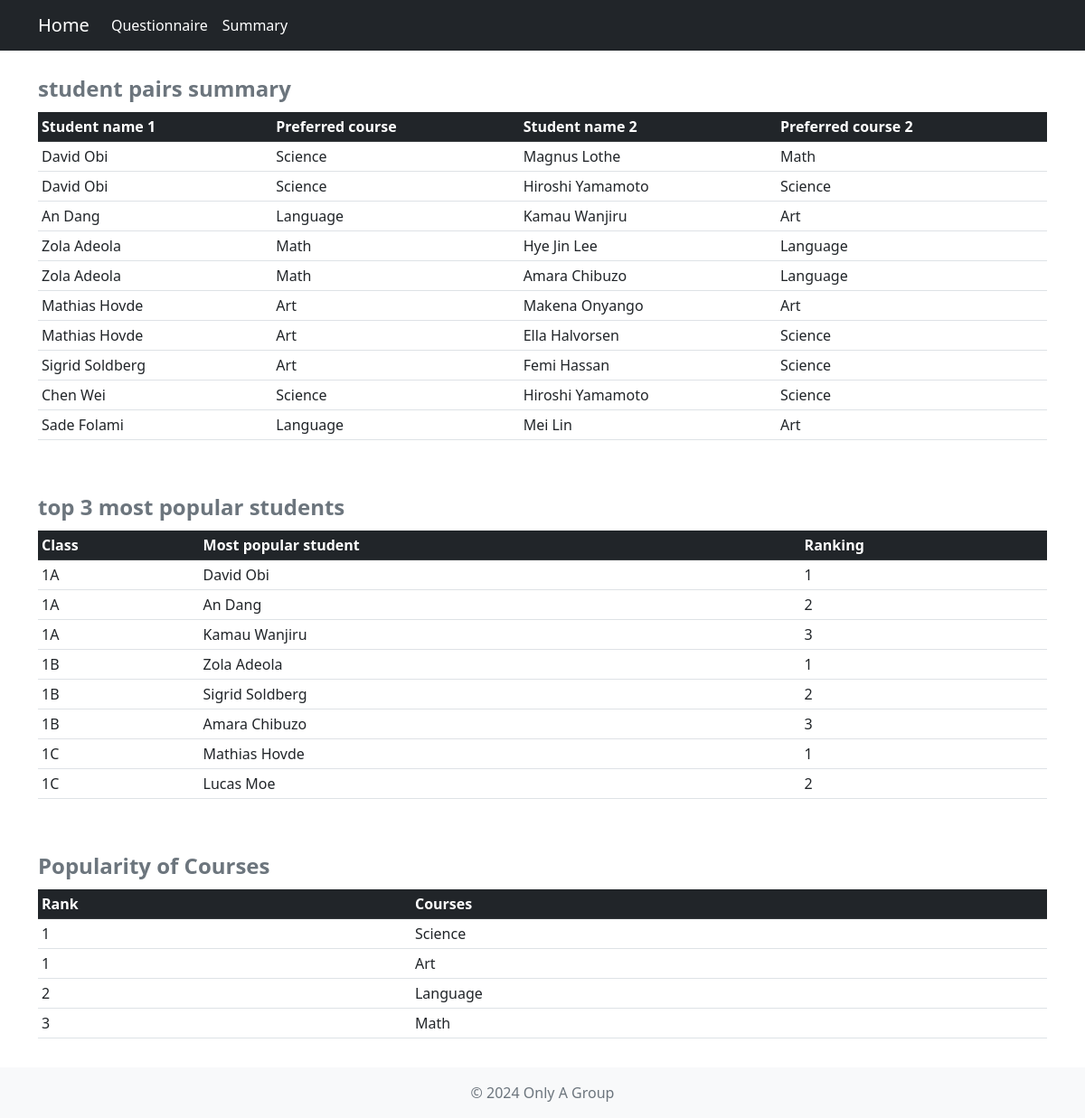
Page /summary on the committed database.
### tables this page shows
CREATE TABLE student
(
  student_name TEXT NOT NULL UNIQUE,
  student_id INTEGER NOT NULL PRIMARY KEY AUTOINCREMENT,
  class_id INTEGER NOT NULL,
  FOREIGN KEY (class_id) REFERENCES class(class_id)
);

CREATE TABLE course
(
  course_id INTEGER NOT NULL PRIMARY KEY AUTOINCREMENT,
  course_name TEXT NOT NULL UNIQUE
);

### app.py (the view)
@app.route('/summary')
def summary():
    cursor = get_db().cursor()
    cursor.execute(
        """
        SELECT s1.student_name, c1.course_name, s2.student_name AS preferred_student_name, c2.course_name AS preferred_student_preferred_course
        FROM (
            SELECT p1.student_id, p1.course_id, p2.student_id AS p2_student_id, p2.course_id AS p2_course_id
            FROM preference AS p1
            JOIN preference AS p2
            ON (p1.preferred_student_id_1=p2.student_id OR p1.preferred_student_id_2=p2.student_id OR p1.preferred_student_id_3=p2.student_id)
            AND (p1.student_id=p2.preferred_student_id_1 OR p1.student_id=p2.preferred_student_id_2 OR p1.student_id=p2.preferred_student_id_3)
            WHERE p1.student_id<p2.student_id
            ) AS a
        JOIN student s1 ON a.student_id=s1.student_id
        JOIN student s2 ON a.P2_student_id=s2.student_id
        JOIN course c1 ON a.course_id=c1.course_id
        JOIN course c2 ON a.p2_course_id=c2.course_id
         """
             )
    student_pairs=cursor.fetchall()
    cursor.execute(
        """
    SELECT class_name, student_name, row
    FROM(
        SELECT c.class_name, s.student_name, COUNT(*) AS counts, ROW_NUMBER() OVER(PARTITION BY c.class_id ORDER BY COUNT(*) DESC) AS row
        FROM student s
        JOIN preference p ON p.preferred_student_id_1=s.student_id
        JOIN class c ON s.class_id=c.class_id
        GROUP BY class_name, student_name
        )
    WHERE row<=3
        """)
    popular_students=cursor.fetchall()
    cursor.execute(
        """
        SELECT DENSE_RANK() OVER (ORDER BY COUNT(*) DESC) AS rank, c.course_name
        FROM course c
        JOIN preference p ON c.course_id=p.course_id
        GROUP BY c.course_id, c.course_name
        ORDER BY COUNT(*) DESC
        """
    )
    popular_courses=cursor.fetchall()
    cursor.close()
    return render_template('summary.html', student_pairs=student_pairs, popular_students=popular_students, popular_courses=popular_courses)

### app.py (called while the page is built)
def get_db():
    if "db" not in g:
        g.db = sqlite3.connect(DATABASE)
        g.db.row_factory = sqlite3.Row  # Checks if database connection is open, if not opens new connection
        g.db.execute("PRAGMA foreign_keys=ON")
    return g.db

### templates/summary.html (shortened to what this page needs)
{% extends "template.html" %}
{% block main %}
<div class="container-lg my-3">
      <div class="table-responsive">
        <table class="table table-sm table-hover">
          <caption class="caption-top">student pairs summary</caption>
          <thead class="table-dark">
            <tr>
              <th scope="col">Student name 1</th>
              <th scope="col">Preferred course</th>
              <th scope="col">Student name 2</th>
              <th scope="col">Preferred course 2</th>
            </tr>
          </thead>
          <tbody>
            {% for row in student_pairs %}
            <tr>
              <td>{{ row['student_name'] }}</td>
              <td>{{ row['course_name']}}</td>
              <td>{{ row['preferred_student_name'] }}</td>
              <td>{{ row['preferred_student_preferred_course'] }}</td>
            </tr>
            {% endfor %}
          </tbody>
        </table>
      </div>
    </div>
    <div class="container-lg my-3">
      <div class="table-responsive">
        <table class="table table-sm table-hover">
          <caption class="caption-top">top 3 most popular students </caption>
          <thead class="table-dark">
            <tr>
              <th scope="col">Class</th>
              <th scope="col">Most popular student</th>
              <th scope="col">Ranking</th>
            </tr>
          </thead>
          <tbody>
            {% for row in popular_students %}
            <tr>
              <td>{{ row['class_name'] }}</td>
              <td >{{row['student_name'] }}</td>
              <td >{{row['row'] }}</td>
            </tr>
            {% endfor %}
          </tbody>
        </table>
      </div>
    </div>
    <div class="container-lg my-3">
      <div class="table-responsive">
        <table class="table table-sm table-hover">
          <caption class="caption-top">Popularity of Courses </caption>
          <thead class="table-dark">
            <tr>
              <th scope="col">Rank</th>
              <th scope="col">Courses</th>
            </tr>
          </thead>
          <tbody>
            {% for row in popular_courses %}
            <tr>
              <td >{{ row['rank'] }}</td>
              <td >{{ row['course_name'] }}</td>
            </tr>
            {% endfor %}
          </tbody>
        </table>
      </div>
    </div>
{% endblock %}

### templates/template.html (shortened to what this page needs)
<!DOCTYPE html>
<html lang="en" class="h-100">
<head>
  <link href="https://cdn.jsdelivr.net/npm/bootstrap@5.2.3/dist/css/bootstrap.min.css" rel="stylesheet">
  <link rel="stylesheet" href="{{ url_for('static', filename='css/style.css') }}">
  <link rel="stylesheet" href="{{ url_for('static', filename='css/personal.css') }}">
</head>
<body class="d-flex flex-column h-100">
  <nav class="navbar navbar-expand-sm navbar-dark bg-dark">
    <div class="container-lg">
      <a class="navbar-brand" href="{{ url_for('home') }}">Home</a>
      <div class="collapse navbar-collapse" id="navbarNav">
        <ul class="navbar-nav">
          <li class="nav-item">
            <a class="nav-link text-white" href="{{ url_for('questionnaire') }}">Questionnaire</a>
          </li>
          <li class="nav-item">
            <a class="nav-link text-white" href="{{ url_for('summary') }}">Summary</a>
          </li>
        </ul>
      </div>
    </div>
  </nav>
  {% block main %}
  {% endblock %}
  <footer class="mt-auto py-3 bg-light">
    <div class="container-lg text-center text-muted">
      <span>&copy; 2024 Only A Group</span>
    </div>
  </footer>
</body>
</html>

### static/css/personal.css (style rules this page uses)
.caption-top { font-size: 24px; font-weight: bold; }

### rows in the picture
student: student_name "David Obi", course_name "Science", preferred_student_name "Magnus Lothe", preferred_student_preferred_course "Math", preferred_student_name "Hiroshi Yamamoto", preferred_student_preferred_course "Science", class_name "1A", row "1"
student: student_name "An Dang", course_name "Language", preferred_student_name "Kamau Wanjiru", preferred_student_preferred_course "Art"
student: student_name "Zola Adeola", course_name "Math", preferred_student_name "Hye Jin Lee", preferred_student_preferred_course "Language", preferred_student_name "Amara Chibuzo"
student: student_name "Mathias Hovde", course_name "Art", preferred_student_name "Makena Onyango", preferred_student_preferred_course "Art", preferred_student_name "Ella Halvorsen", preferred_student_preferred_course "Science"
student: student_name "Sigrid Soldberg", course_name "Art", preferred_student_name "Femi Hassan", preferred_student_preferred_course "Science", class_name "1B", row "2"
student: student_name "Chen Wei", course_name "Science", preferred_student_name "Hiroshi Yamamoto", preferred_student_preferred_course "Science"
student: student_name "Sade Folami", course_name "Language", preferred_student_name "Mei Lin", preferred_student_preferred_course "Art"
student: class_name "1A", student_name "Kamau Wanjiru", row "3"
student: class_name "1B", student_name "Amara Chibuzo", row "3"
student: class_name "1C", student_name "Lucas Moe", row "2"
course: rank "1", course_name "Science"
course: rank "1", course_name "Art"
course: rank "2", course_name "Language"
course: rank "3", course_name "Math"

### other values in the picture
{{ row['class_name'] }} "1A" "1B" "1C"
{{ row['student_name'] }} "An Dang" "Zola Adeola" "Mathias Hovde"
{{ row['row'] }} "2" "1" "1"
